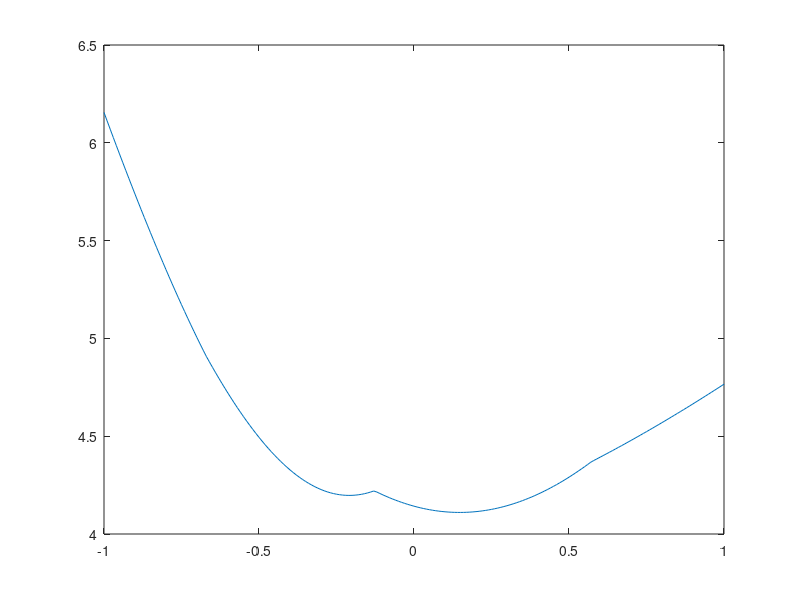

Source code (MATLAB):
n = 10;
a = randn(n,1);
b = randn(n,1);
c = randn(n,1);
d = randn(n,1);
u = randn(n,1);
l = min(randn(n,1),u);

f = @(t) c+t*d+abs(a+t*d);
ts = -1:0.01:1;
fs = zeros(length(ts),1);
for i = 1:length(ts)
    fs(i) = norm(f(ts(i)));
end
plot(ts,fs)